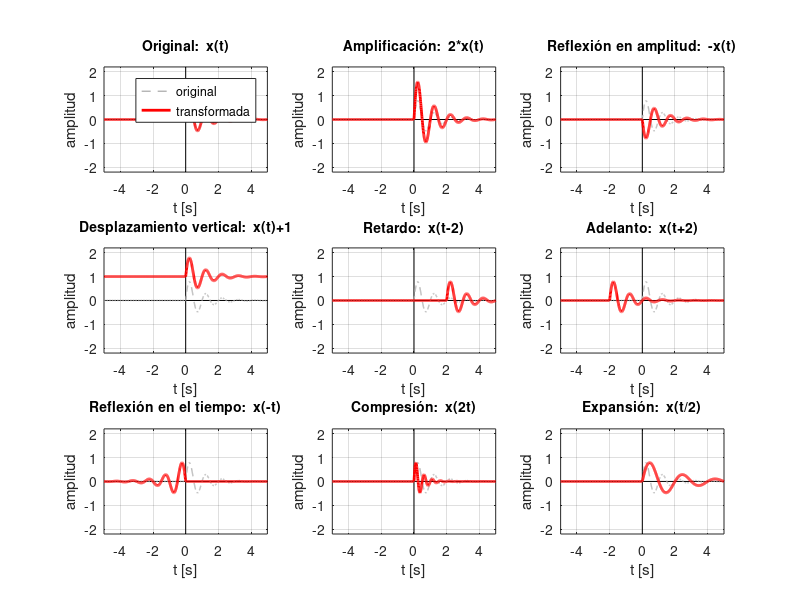

This figure's MATLAB source:
%% GRAFICACION DE SEÑALES Y TRANSFORMACIONES
%  Grafica una señal x(t) y sus transformaciones en amplitud y en tiempo.
%  Cada transformación es una función anónima @(t)..., que es el equivalente
%  en MATLAB a una función lambda.
%
%     y(t) = A*x(a*t + b) + B        A, B -> amplitud        a, b -> tiempo

clear; clc; close all;

% --- 1. Señal original ---------------------------------------------------
%  Al ser una función anónima y no un vector, se puede evaluar en CUALQUIER
%  argumento: x(t), x(2*t), x(-t)... y de ahí salen las transformaciones.
%  Cambia estas dos líneas para probar con otra señal.
nombre = 'e^{-t} sen(2\pi t) u(t)';
x = @(t) exp(-t) .* sin(2*pi*t) .* (t >= 0);

t = linspace(-5, 5, 1000);          % eje de tiempo: 1000 puntos entre -5 y 5

% --- 2. Transformaciones: {titulo, función anónima} ----------------------
transformaciones = {
    'Original:  x(t)'                  @(t)  x(t)
    'Amplificación:  2*x(t)'           @(t)  2*x(t)
    'Reflexión en amplitud:  -x(t)'    @(t) -x(t)
    'Desplazamiento vertical:  x(t)+1' @(t)  x(t) + 1
    'Retardo:  x(t-2)'                 @(t)  x(t - 2)
    'Adelanto:  x(t+2)'                @(t)  x(t + 2)
    'Reflexión en el tiempo:  x(-t)'   @(t)  x(-t)
    'Compresión:  x(2t)'               @(t)  x(2*t)
    'Expansión:  x(t/2)'               @(t)  x(t/2)
    };

% --- 3. Una gráfica por transformación -----------------------------------
figure('Color', 'w', 'Position', [60 50 1150 720]);

for k = 1:size(transformaciones, 1)
    titulo = transformaciones{k, 1};
    y      = transformaciones{k, 2};

    subplot(3, 3, k);
    plot([-5 5], [0 0], 'k', 'LineWidth', 0.5);        % ejes de referencia
    hold on;
    plot([0 0], [-2.2 2.2], 'k', 'LineWidth', 0.5);
    h1 = plot(t, x(t), '--', 'Color', [0.7 0.7 0.7], 'LineWidth', 1);  % original
    h2 = plot(t, y(t), 'r', 'LineWidth', 2);                           % transformada
    hold off;

    if k == 1
        legend([h1 h2], 'original', 'transformada', 'Location', 'northeast');
    end

    title(titulo, 'Interpreter', 'none', 'FontSize', 10);
    xlabel('t [s]'); ylabel('amplitud');
    xlim([-5 5]); ylim([-2.2 2.2]);
    grid on;
end

if exist('sgtitle', 'file')         % sgtitle existe desde R2018b
    sgtitle(['Señal  x(t) = ' nombre '   y sus transformaciones'], 'FontSize', 13);
end
